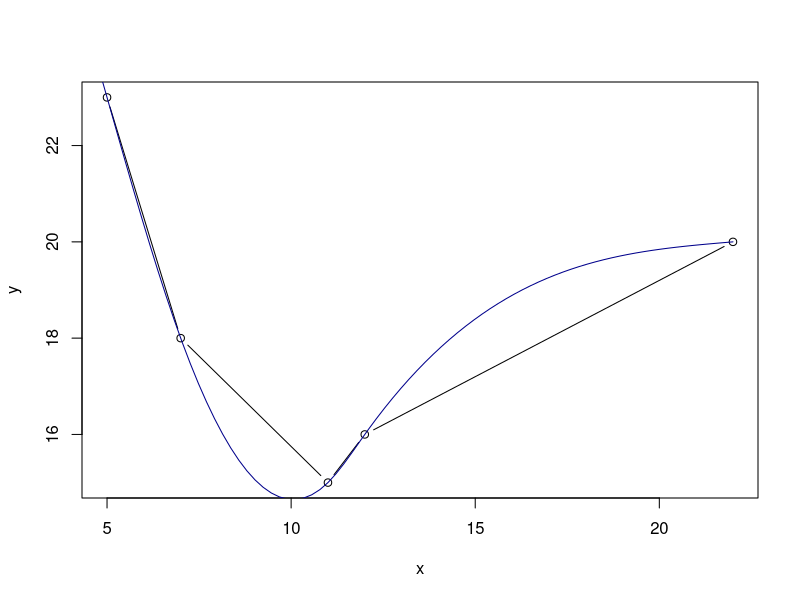

Reproduce this figure in R.
n <- 9
x<-c(5, 7, 11, 12, 22)
y<-c(23, 18, 15, 16, 20)

LagrangeInterpol <- function(x, y, n, xk){
    yk <- 0
    for (i in 1:n) {
        p <- 1
        for (j in 1:n) {
            if (j != i)
                p <- p*((xk-x[j])/(x[i]-x[j]))
        }
        yk <- yk + p*y[i]
    }
    return(yk)
}

xs <- x
ys <- y

for (i in min(xs):max(xs)) {
    xk <- i
    yk <- LagrangeInterpol(xs, ys, n, xk)
    append(ys, yk, after = length(xs))
    append(xs, xk, after = length(ys))
}

plot(x, y, type = 'b')

f <- splinefun(x, y, method = "natural")

curve(f(x), 0, 22, col = "darkblue", add = TRUE)
